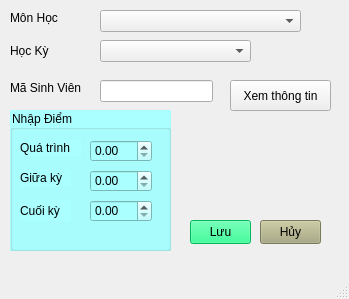
<?xml version="1.0" encoding="UTF-8"?>
<ui version="4.0">
 <class>MainWindow</class>
 <widget class="QMainWindow" name="MainWindow">
  <property name="geometry">
   <rect>
    <x>0</x>
    <y>0</y>
    <width>349</width>
    <height>299</height>
   </rect>
  </property>
  <property name="windowTitle">
   <string>MainWindow</string>
  </property>
  <widget class="QWidget" name="centralwidget">
   <widget class="QPushButton" name="btnCancel">
    <property name="geometry">
     <rect>
      <x>260</x>
      <y>220</y>
      <width>61</width>
      <height>24</height>
     </rect>
    </property>
    <property name="styleSheet">
     <string notr="true">background-color: rgb(170, 170, 127);</string>
    </property>
    <property name="text">
     <string>Hủy</string>
    </property>
   </widget>
   <widget class="QPushButton" name="btnSave">
    <property name="geometry">
     <rect>
      <x>190</x>
      <y>220</y>
      <width>61</width>
      <height>24</height>
     </rect>
    </property>
    <property name="styleSheet">
     <string notr="true">background-color: rgb(0, 255, 127);</string>
    </property>
    <property name="text">
     <string>Lưu</string>
    </property>
   </widget>
   <widget class="QComboBox" name="cbBoxMon">
    <property name="geometry">
     <rect>
      <x>100</x>
      <y>10</y>
      <width>201</width>
      <height>22</height>
     </rect>
    </property>
    <property name="styleSheet">
     <string notr="true">font: 10pt &quot;Segoe UI&quot;;</string>
    </property>
   </widget>
   <widget class="QLabel" name="label_7">
    <property name="geometry">
     <rect>
      <x>10</x>
      <y>40</y>
      <width>61</width>
      <height>21</height>
     </rect>
    </property>
    <property name="styleSheet">
     <string notr="true">font: 10pt &quot;Segoe UI&quot;;</string>
    </property>
    <property name="text">
     <string>Học Kỳ</string>
    </property>
   </widget>
   <widget class="QComboBox" name="cbBoxHocKy">
    <property name="geometry">
     <rect>
      <x>100</x>
      <y>40</y>
      <width>151</width>
      <height>22</height>
     </rect>
    </property>
    <property name="styleSheet">
     <string notr="true">font: 10pt &quot;Segoe UI&quot;;</string>
    </property>
   </widget>
   <widget class="QLabel" name="label_6">
    <property name="geometry">
     <rect>
      <x>10</x>
      <y>10</y>
      <width>61</width>
      <height>16</height>
     </rect>
    </property>
    <property name="styleSheet">
     <string notr="true">font: 10pt &quot;Segoe UI&quot;;</string>
    </property>
    <property name="text">
     <string>Môn Học</string>
    </property>
   </widget>
   <widget class="QLabel" name="label_8">
    <property name="geometry">
     <rect>
      <x>10</x>
      <y>80</y>
      <width>81</width>
      <height>16</height>
     </rect>
    </property>
    <property name="styleSheet">
     <string notr="true">font: 10pt &quot;Segoe UI&quot;;</string>
    </property>
    <property name="text">
     <string>Mã Sinh Viên</string>
    </property>
   </widget>
   <widget class="QLineEdit" name="maSV">
    <property name="geometry">
     <rect>
      <x>100</x>
      <y>80</y>
      <width>113</width>
      <height>22</height>
     </rect>
    </property>
   </widget>
   <widget class="QPushButton" name="viewSV">
    <property name="geometry">
     <rect>
      <x>230</x>
      <y>80</y>
      <width>101</width>
      <height>31</height>
     </rect>
    </property>
    <property name="styleSheet">
     <string notr="true">font: 9pt &quot;Segoe UI&quot;;</string>
    </property>
    <property name="text">
     <string>Xem thông tin</string>
    </property>
   </widget>
   <widget class="QGroupBox" name="groupBox">
    <property name="geometry">
     <rect>
      <x>10</x>
      <y>110</y>
      <width>161</width>
      <height>141</height>
     </rect>
    </property>
    <property name="styleSheet">
     <string notr="true">background-color: rgb(170, 255, 255);
font: 10pt &quot;Segoe UI&quot;;</string>
    </property>
    <property name="title">
     <string>Nhập Điểm</string>
    </property>
    <widget class="QLabel" name="label_9">
     <property name="geometry">
      <rect>
       <x>10</x>
       <y>30</y>
       <width>61</width>
       <height>16</height>
      </rect>
     </property>
     <property name="styleSheet">
      <string notr="true">font: 10pt &quot;Segoe UI&quot;;</string>
     </property>
     <property name="text">
      <string>Quá trình</string>
     </property>
    </widget>
    <widget class="QDoubleSpinBox" name="doubleQuaTrinh">
     <property name="geometry">
      <rect>
       <x>80</x>
       <y>30</y>
       <width>62</width>
       <height>22</height>
      </rect>
     </property>
     <property name="maximum">
      <double>10.000000000000000</double>
     </property>
    </widget>
    <widget class="QDoubleSpinBox" name="doubleGiuaKy">
     <property name="geometry">
      <rect>
       <x>80</x>
       <y>60</y>
       <width>62</width>
       <height>22</height>
      </rect>
     </property>
     <property name="maximum">
      <double>10.000000000000000</double>
     </property>
    </widget>
    <widget class="QLabel" name="label_10">
     <property name="geometry">
      <rect>
       <x>10</x>
       <y>60</y>
       <width>51</width>
       <height>16</height>
      </rect>
     </property>
     <property name="styleSheet">
      <string notr="true">font: 10pt &quot;Segoe UI&quot;;</string>
     </property>
     <property name="text">
      <string>Giữa kỳ</string>
     </property>
    </widget>
    <widget class="QLabel" name="label_11">
     <property name="geometry">
      <rect>
       <x>10</x>
       <y>90</y>
       <width>51</width>
       <height>21</height>
      </rect>
     </property>
     <property name="styleSheet">
      <string notr="true">font: 10pt &quot;Segoe UI&quot;;</string>
     </property>
     <property name="text">
      <string>Cuối kỳ</string>
     </property>
    </widget>
    <widget class="QDoubleSpinBox" name="doubleCuoiKy">
     <property name="geometry">
      <rect>
       <x>80</x>
       <y>90</y>
       <width>62</width>
       <height>22</height>
      </rect>
     </property>
     <property name="maximum">
      <double>10.000000000000000</double>
     </property>
    </widget>
   </widget>
   <widget class="QLabel" name="err">
    <property name="geometry">
     <rect>
      <x>180</x>
      <y>190</y>
      <width>161</width>
      <height>20</height>
     </rect>
    </property>
    <property name="styleSheet">
     <string notr="true">color: rgb(170, 0, 0);
font: 10pt &quot;Segoe UI&quot;;</string>
    </property>
    <property name="text">
     <string/>
    </property>
   </widget>
  </widget>
  <widget class="QMenuBar" name="menubar">
   <property name="geometry">
    <rect>
     <x>0</x>
     <y>0</y>
     <width>349</width>
     <height>22</height>
    </rect>
   </property>
  </widget>
  <widget class="QStatusBar" name="statusbar"/>
 </widget>
 <resources/>
 <connections/>
</ui>
